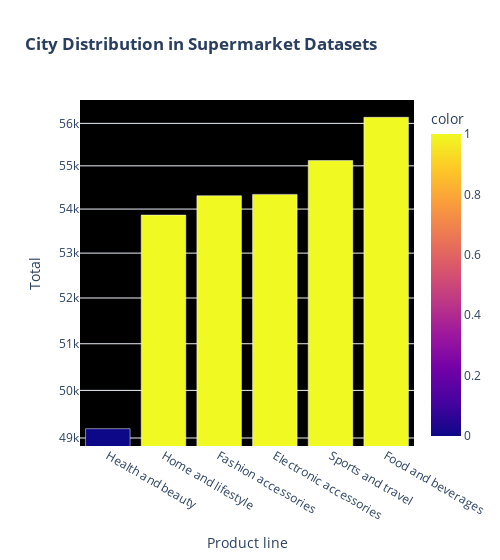

The cell this chart's notebook holds for it:
### Code cell
fig_product_sales.update_layout(plot_bgcolor="rgba(0,0,0)", xaxis =dict(showgrid=False))
fig_product_sales

### Figure 1 — Plotly figure (JSON) as saved in the notebook; plotly's stock layout.template omitted (floating-point values rounded to 4 significant figures)
{"data": [{"alignmentgroup": "True", "hovertemplate": "Product line=%{x}<br>Total=%{y}<br>color=%{marker.color}<extra></extra>", "legendgroup": "", "marker": {"color": [0, 1, 1, 1, 1, 1], "coloraxis": "coloraxis", "pattern": {"shape": ""}}, "name": "", "offsetgroup": "", "orientation": "v", "showlegend": false, "textposition": "auto", "type": "bar", "x": ["Health and beauty", "Home and lifestyle", "Fashion accessories", "Electronic accessories", "Sports and travel", "Food and beverages"], "xaxis": "x", "y": [49190.0, 53860.0, 54310.0, 54340.0, 55120.0, 56140.0], "yaxis": "y"}], "layout": {"barmode": "relative", "coloraxis": {"colorbar": {"title": {"text": "color"}}, "colorscale": [[0, "#0d0887"], [0.1111, "#46039f"], [0.2222, "#7201a8"], [0.3333, "#9c179e"], [0.4444, "#bd3786"], [0.5556, "#d8576b"], [0.6667, "#ed7953"], [0.7778, "#fb9f3a"], [0.8889, "#fdca26"], [1, "#f0f921"]]}, "legend": {"tracegroupgap": 0}, "plot_bgcolor": "rgba(0,0,0)", "title": {"text": "<b>City Distribution in Supermarket Datasets</b>"}, "width": 500, "xaxis": {"anchor": "y", "domain": [0, 1], "showgrid": false, "title": {"text": "Product line"}}, "yaxis": {"anchor": "x", "domain": [0, 1], "title": {"text": "Total"}, "type": "log"}}}
